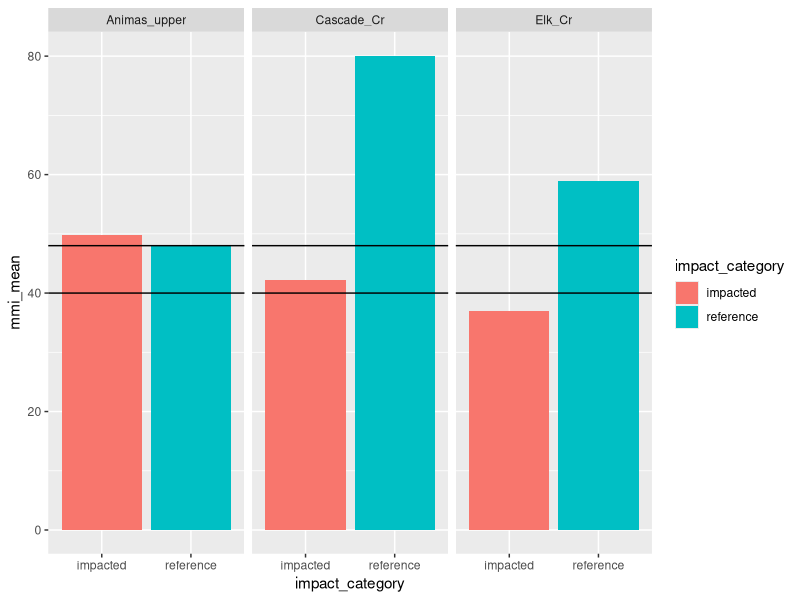
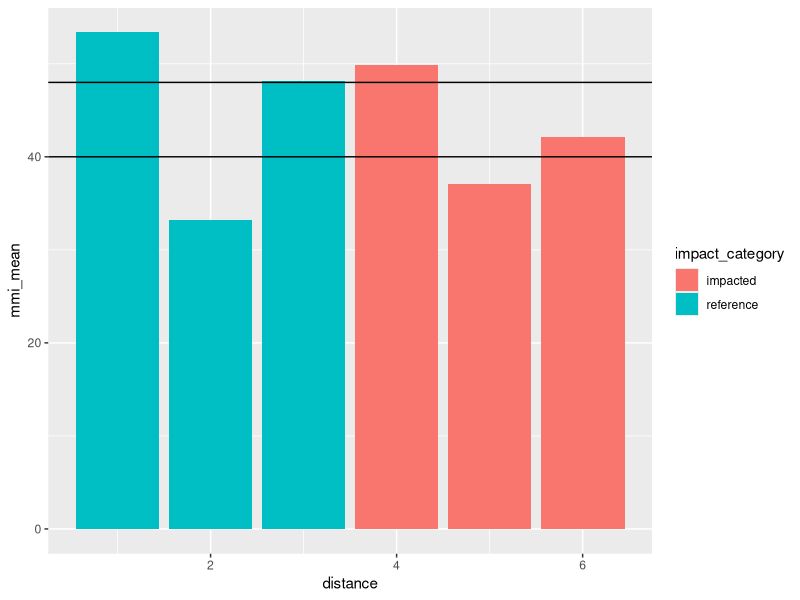

The R script that drew these images, in order:
## ---- chunk 1
knitr::opts_chunk$set(echo = knitr::is_html_output())

library(readxl)
library(tidyverse)

site1 <- read_excel(here::here("data/MMI_HW_data.xlsx"),
                    sheet = "A75CC")
site2 <- read_excel(here::here("data/MMI_HW_data.xlsx"),
                    sheet = "A72")
other_sites <- read_excel(here::here("data/MMI_HW_data.xlsx"),
                        sheet = "other_sites")

taxa_info <- read_excel(here::here("data/MMI_HW_data.xlsx"),
                        sheet = "taxa_info")

site_info <- read_excel(here::here("data/MMI_HW_data.xlsx"),
                        sheet = "site_info")

all_sites <- bind_rows(site1, site2, other_sites)
all_sites <- left_join(all_sites, taxa_info)
## ---- chunk 2
pi_no_b <- all_sites |>
  group_by(site_code) |>
  mutate(tot_n = sum(Count)) |>
  filter(Family != "Baetidae", 
         Order == "Ephemeroptera" |
           Order == "Plecoptera" |
           Order == "Trichoptera") |>
  group_by(site_code, tot_n) |>
  summarise(n_no_b = sum(Count)) |>
  ungroup() |>
  mutate(pi_no_b = n_no_b / tot_n * 100,
         s_pi_no_b = 100*pi_no_b / 79.3) |>
  select(site_code, s_pi_no_b)
pi_no_b
## ---- chunk 3
clng <- all_sites |>
  filter(Habit == "clinger") |>
  group_by(site_code) |>
  summarize(cling_tax = n()) |>
  mutate(s_cling = 100 * cling_tax / 20) |>
  select(-cling_tax)
clng
## ---- chunk 4
intolTax <- all_sites |>
  group_by(site_code) |>
  filter(Bio2_sensitive == TRUE) |>
  summarise(n_sens = n()) |>
  mutate(s_intol = 100*n_sens / 21) |>
  select(site_code, s_intol)
intolTax
## ---- chunk 5
pred <- all_sites |>
  filter(FFG == "predator") |>
  group_by(site_code) |>
  summarize(pred_tax = n()) |>
  mutate(s_pred = 100 * pred_tax / 13) |>
  select(-pred_tax)
pred
## ---- chunk 6
pi_scraper <- all_sites |>
  group_by(site_code) |>
  mutate(tot_n = sum(Count)) |>
  filter(FFG == "scraper") |>
  group_by(site_code, tot_n) |>
  summarise(n_scrape = sum(Count)) |>
  ungroup() |>
  mutate(pi_scrape = n_scrape / tot_n * 100,
         s_scrape = 100*pi_scrape / 44.2) |>
  select(site_code, s_scrape)
pi_scraper
## ---- chunk 7
total_tax <- all_sites |>
  distinct(site_code, Taxon) |>
  group_by(site_code) |>
  summarize(tot_tax = n()) |>
  mutate(s_total_tax = 100 * tot_tax / 42) |>
  select(-tot_tax)
total_tax

ept_tax <- all_sites |>
  filter(Order == "Ephemeroptera" |
           Order == "Plecoptera" |
           Order == "Trichoptera") |>
  distinct(site_code, Taxon) |>
  group_by(site_code) |>
  summarize(ept_tax = n())|>
  ungroup()|>
  mutate(s_ept_tax = 100 * ept_tax / 24.5) |>
  select(-ept_tax) 
ept_tax

pi_sens <- all_sites |>
  group_by(site_code) |>
  mutate(tot_n = sum(Count)) |>
  filter(sensitive_taxa == TRUE) |>
  group_by(site_code, tot_n, sensitive_taxa) |>
  summarise(n_sens = sum(Count)) |>
  ungroup() |>
  mutate(pi_sens = n_sens / tot_n * 100,
         s_pi_sens = 100*pi_sens / 72.3) |>
  select(site_code, s_pi_sens)
pi_sens

## ---- chunk 8
mmi_scores <- left_join(total_tax, ept_tax)
mmi_scores <- left_join(mmi_scores, pi_sens)
mmi_scores <- left_join(mmi_scores, pi_no_b)
mmi_scores <- left_join(mmi_scores, clng)
mmi_scores <- left_join(mmi_scores, intolTax)
mmi_scores <- left_join(mmi_scores, pred)
mmi_scores <- left_join(mmi_scores, pi_scraper)
mmi_mean <- mmi_scores |>
  rowwise() |>
  mutate(mmi_mean = mean(c_across(s_total_tax:s_pi_sens))) |>
  select(site_code, mmi_mean)
mmi_mean <- left_join(mmi_mean, site_info)
mmi_mean
## ---- chunk 9
mmi_mean |>
  filter(!is.na(pairwise)) |>
  ggplot(aes(x = impact_category,
             y = mmi_mean,
             fill = impact_category)) +
  geom_bar(stat = "identity") +
  geom_hline(aes(yintercept = 48)) +
  geom_hline(aes(yintercept = 40)) +
  facet_wrap(~pairwise)
## ---- chunk 10
mmi_mean |>
  filter(!is.na(distance)) |>
  ggplot(aes(x = distance,
             y = mmi_mean,
             fill = impact_category)) +
  geom_bar(stat = "identity")  +
  geom_hline(aes(yintercept = 48)) +
  geom_hline(aes(yintercept = 40))
